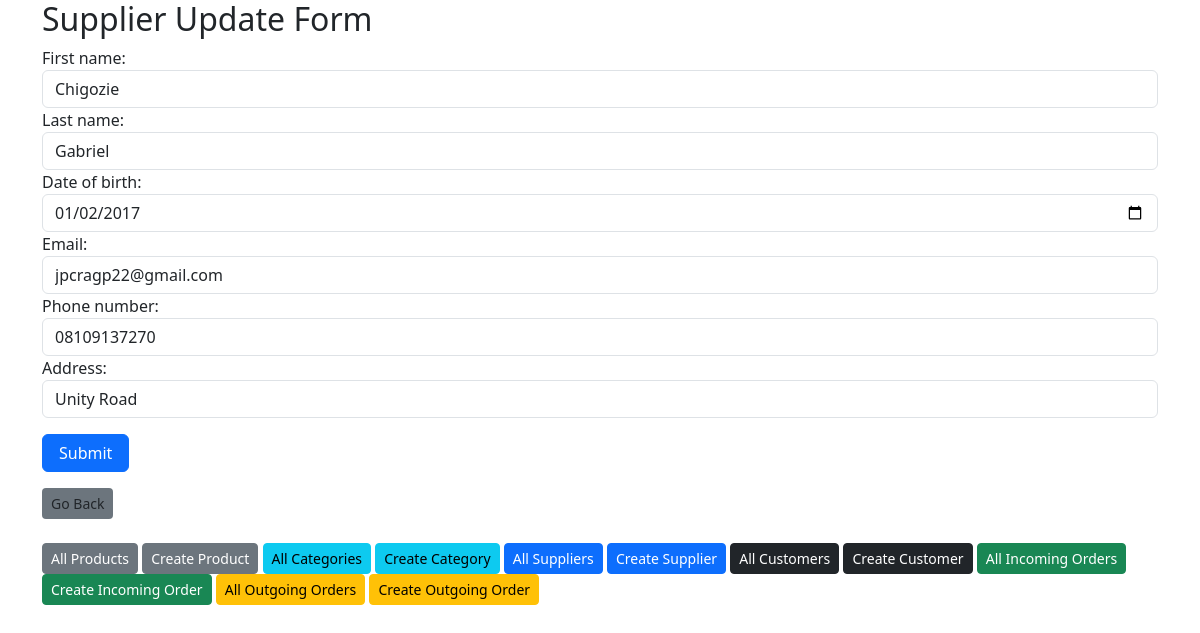
The page /suppliers/update/1/ on the database its author committed.
### suppliers/models.py (models this page shows, shortened)
class Supplier(models.Model):
    first_name = models.CharField(max_length=100)
    last_name = models.CharField(max_length=100, null=True, blank=True)
    date_of_birth = models.DateField()
    email = models.EmailField(unique=True)
    phone_number = models.CharField(max_length=50)
    address = models.CharField(max_length=150)
    date_created = models.DateTimeField(auto_now_add=True)

### suppliers/views.py (the view)
# urls.py: path("update/<pk>/", view=UpdateSupplierView.as_view(), name="update_supplier"),
class UpdateSupplierView(SuccessMessageMixin,UpdateView):
    model = Supplier
    form_class = SupplierForm
    template_name = "Suppliers/update_Supplier.html"
    success_url = reverse_lazy("list_suppliers")
    success_messages = "Supplier updated successfully!"

### suppliers/forms.py
class SupplierForm(forms.ModelForm):
    class Meta:
        model = Supplier
        fields = ['first_name','last_name', 'date_of_birth', 'email', 'phone_number', 'address']
        widgets = {
            'first_name':forms.TextInput(attrs={'class':'form-control'}),
            'last_name':forms.TextInput(attrs={'class':'form-control'}),
            'date_of_birth':forms.DateInput(attrs={'class':'form-control', "type":"date"}),
            'email':forms.EmailInput(attrs={'class':'form-control', "type":"email"}),
            'phone_number':forms.TextInput(attrs={'class':'form-control', "type":"tel"}),
            'address':forms.TextInput(attrs={'class':'form-control'}),
        }

### templates/suppliers/update_supplier.html (shortened to what this page needs)
{% extends "base.html" %}
{% block content %}
<h2>Supplier Update Form</h2>
<form action="" method="post">
    {{form}}
    <button type="submit" class="btn btn-primary px-3 mt-3">Submit</button>
    <div class="other-links my-3">
        <a onclick="window.history.back()" class="btn btn-sm bg-secondary">Go Back</a>
    </div>
</form>
{% endblock content %}

### rows shown on the page
Supplier: first_name "Chigozie", last_name "Gabriel", date_of_birth "01/02/2017", email "jpcragp22@gmail.com", phone_number "08109137270", address "Unity Road"
